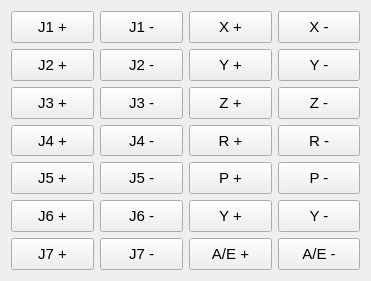
   <widget class="QWidget" name="layoutWidget">
    <property name="geometry">
     <rect>
      <x>130</x>
      <y>638</y>
      <width>371</width>
      <height>281</height>
     </rect>
    </property>
    <property name="font">
     <font>
      <family>Ubuntu</family>
      <pointsize>11</pointsize>
     </font>
    </property>
    <layout class="QHBoxLayout" name="horizontalLayout_8">
     <item>
      <layout class="QGridLayout" name="gridLayout_15">
       <item row="5" column="1">
        <widget class="QPushButton" name="pushButton_jog_j6_minus">
         <property name="sizePolicy">
          <sizepolicy hsizetype="Preferred" vsizetype="Preferred">
           <horstretch>0</horstretch>
           <verstretch>0</verstretch>
          </sizepolicy>
         </property>
         <property name="font">
          <font>
           <family>Ubuntu</family>
           <pointsize>11</pointsize>
          </font>
         </property>
         <property name="text">
          <string>J6 -</string>
         </property>
        </widget>
       </item>
       <item row="0" column="1">
        <widget class="QPushButton" name="pushButton_jog_j1_minus">
         <property name="sizePolicy">
          <sizepolicy hsizetype="Preferred" vsizetype="Preferred">
           <horstretch>0</horstretch>
           <verstretch>0</verstretch>
          </sizepolicy>
         </property>
         <property name="font">
          <font>
           <family>Ubuntu</family>
           <pointsize>11</pointsize>
          </font>
         </property>
         <property name="text">
          <string>J1 -</string>
         </property>
        </widget>
       </item>
       <item row="5" column="0">
        <widget class="QPushButton" name="pushButton_jog_j6_plus">
         <property name="sizePolicy">
          <sizepolicy hsizetype="Preferred" vsizetype="Preferred">
           <horstretch>0</horstretch>
           <verstretch>0</verstretch>
          </sizepolicy>
         </property>
         <property name="font">
          <font>
           <family>Ubuntu</family>
           <pointsize>11</pointsize>
          </font>
         </property>
         <property name="text">
          <string>J6 +</string>
         </property>
        </widget>
       </item>
       <item row="1" column="0">
        <widget class="QPushButton" name="pushButton_jog_j2_plus">
         <property name="sizePolicy">
          <sizepolicy hsizetype="Preferred" vsizetype="Preferred">
           <horstretch>0</horstretch>
           <verstretch>0</verstretch>
          </sizepolicy>
         </property>
         <property name="font">
          <font>
           <family>Ubuntu</family>
           <pointsize>11</pointsize>
          </font>
         </property>
         <property name="text">
          <string>J2 +</string>
         </property>
        </widget>
       </item>
       <item row="4" column="0">
        <widget class="QPushButton" name="pushButton_jog_j5_plus">
         <property name="sizePolicy">
          <sizepolicy hsizetype="Preferred" vsizetype="Preferred">
           <horstretch>0</horstretch>
           <verstretch>0</verstretch>
          </sizepolicy>
         </property>
         <property name="font">
          <font>
           <family>Ubuntu</family>
           <pointsize>11</pointsize>
          </font>
         </property>
         <property name="text">
          <string>J5 +</string>
         </property>
        </widget>
       </item>
       <item row="0" column="0">
        <widget class="QPushButton" name="pushButton_jog_j1_plus">
         <property name="sizePolicy">
          <sizepolicy hsizetype="Preferred" vsizetype="Preferred">
           <horstretch>0</horstretch>
           <verstretch>0</verstretch>
          </sizepolicy>
         </property>
         <property name="font">
          <font>
           <family>Ubuntu</family>
           <pointsize>11</pointsize>
          </font>
         </property>
         <property name="layoutDirection">
          <enum>Qt::LeftToRight</enum>
         </property>
         <property name="text">
          <string>J1 +</string>
         </property>
         <property name="autoDefault">
          <bool>false</bool>
         </property>
        </widget>
       </item>
       <item row="3" column="1">
        <widget class="QPushButton" name="pushButton_jog_j4_minus">
         <property name="enabled">
          <bool>true</bool>
         </property>
         <property name="sizePolicy">
          <sizepolicy hsizetype="Preferred" vsizetype="Preferred">
           <horstretch>0</horstretch>
           <verstretch>0</verstretch>
          </sizepolicy>
         </property>
         <property name="font">
          <font>
           <family>Ubuntu</family>
           <pointsize>11</pointsize>
          </font>
         </property>
         <property name="text">
          <string>J4 -</string>
         </property>
        </widget>
       </item>
       <item row="2" column="1">
        <widget class="QPushButton" name="pushButton_jog_j3_minus">
         <property name="enabled">
          <bool>true</bool>
         </property>
         <property name="sizePolicy">
          <sizepolicy hsizetype="Preferred" vsizetype="Preferred">
           <horstretch>0</horstretch>
           <verstretch>0</verstretch>
          </sizepolicy>
         </property>
         <property name="font">
          <font>
           <family>Ubuntu</family>
           <pointsize>11</pointsize>
          </font>
         </property>
         <property name="text">
          <string>J3 -</string>
         </property>
        </widget>
       </item>
       <item row="4" column="1">
        <widget class="QPushButton" name="pushButton_jog_j5_minus">
         <property name="sizePolicy">
          <sizepolicy hsizetype="Preferred" vsizetype="Preferred">
           <horstretch>0</horstretch>
           <verstretch>0</verstretch>
          </sizepolicy>
         </property>
         <property name="font">
          <font>
           <family>Ubuntu</family>
           <pointsize>11</pointsize>
          </font>
         </property>
         <property name="text">
          <string>J5 -</string>
         </property>
        </widget>
       </item>
       <item row="1" column="1">
        <widget class="QPushButton" name="pushButton_jog_j2_minus">
         <property name="enabled">
          <bool>true</bool>
         </property>
         <property name="sizePolicy">
          <sizepolicy hsizetype="Preferred" vsizetype="Preferred">
           <horstretch>0</horstretch>
           <verstretch>0</verstretch>
          </sizepolicy>
         </property>
         <property name="font">
          <font>
           <family>Ubuntu</family>
           <pointsize>11</pointsize>
          </font>
         </property>
         <property name="autoFillBackground">
          <bool>false</bool>
         </property>
         <property name="text">
          <string>J2 -</string>
         </property>
        </widget>
       </item>
       <item row="3" column="0">
        <widget class="QPushButton" name="pushButton_jog_j4_plus">
         <property name="sizePolicy">
          <sizepolicy hsizetype="Preferred" vsizetype="Preferred">
           <horstretch>0</horstretch>
           <verstretch>0</verstretch>
          </sizepolicy>
         </property>
         <property name="font">
          <font>
           <family>Ubuntu</family>
           <pointsize>11</pointsize>
          </font>
         </property>
         <property name="text">
          <string>J4 +</string>
         </property>
        </widget>
       </item>
       <item row="2" column="0">
        <widget class="QPushButton" name="pushButton_jog_j3_plus">
         <property name="sizePolicy">
          <sizepolicy hsizetype="Preferred" vsizetype="Preferred">
           <horstretch>0</horstretch>
           <verstretch>0</verstretch>
          </sizepolicy>
         </property>
         <property name="font">
          <font>
           <family>Ubuntu</family>
           <pointsize>11</pointsize>
          </font>
         </property>
         <property name="text">
          <string>J3 +</string>
         </property>
        </widget>
       </item>
       <item row="6" column="0">
        <widget class="QPushButton" name="pushButton_jog_j7_plus">
         <property name="sizePolicy">
          <sizepolicy hsizetype="Preferred" vsizetype="Preferred">
           <horstretch>0</horstretch>
           <verstretch>0</verstretch>
          </sizepolicy>
         </property>
         <property name="font">
          <font>
           <family>Ubuntu</family>
           <pointsize>11</pointsize>
          </font>
         </property>
         <property name="text">
          <string>J7 +</string>
         </property>
        </widget>
       </item>
       <item row="6" column="1">
        <widget class="QPushButton" name="pushButton_jog_j7_minus">
         <property name="sizePolicy">
          <sizepolicy hsizetype="Preferred" vsizetype="Preferred">
           <horstretch>0</horstretch>
           <verstretch>0</verstretch>
          </sizepolicy>
         </property>
         <property name="font">
          <font>
           <family>Ubuntu</family>
           <pointsize>11</pointsize>
          </font>
         </property>
         <property name="text">
          <string>J7 -</string>
         </property>
        </widget>
       </item>
      </layout>
     </item>
     <item>
      <layout class="QGridLayout" name="gridLayout_14">
       <item row="1" column="0">
        <widget class="QPushButton" name="pushButton_jog_x2_plus">
         <property name="sizePolicy">
          <sizepolicy hsizetype="Preferred" vsizetype="Preferred">
           <horstretch>0</horstretch>
           <verstretch>0</verstretch>
          </sizepolicy>
         </property>
         <property name="minimumSize">
          <size>
           <width>0</width>
           <height>25</height>
          </size>
         </property>
         <property name="font">
          <font>
           <family>Ubuntu</family>
           <pointsize>11</pointsize>
          </font>
         </property>
         <property name="text">
          <string>Y +</string>
         </property>
        </widget>
       </item>
       <item row="4" column="0">
        <widget class="QPushButton" name="pushButton_jog_x5_plus">
         <property name="sizePolicy">
          <sizepolicy hsizetype="Preferred" vsizetype="Preferred">
           <horstretch>0</horstretch>
           <verstretch>0</verstretch>
          </sizepolicy>
         </property>
         <property name="minimumSize">
          <size>
           <width>0</width>
           <height>25</height>
          </size>
         </property>
         <property name="font">
          <font>
           <family>Ubuntu</family>
           <pointsize>11</pointsize>
          </font>
         </property>
         <property name="text">
          <string>P +</string>
         </property>
        </widget>
       </item>
       <item row="4" column="1">
        <widget class="QPushButton" name="pushButton_jog_x5_minus">
         <property name="sizePolicy">
          <sizepolicy hsizetype="Preferred" vsizetype="Preferred">
           <horstretch>0</horstretch>
           <verstretch>0</verstretch>
          </sizepolicy>
         </property>
         <property name="minimumSize">
          <size>
           <width>0</width>
           <height>25</height>
          </size>
         </property>
         <property name="font">
          <font>
           <family>Ubuntu</family>
           <pointsize>11</pointsize>
          </font>
         </property>
         <property name="text">
          <string>P -</string>
         </property>
        </widget>
       </item>
       <item row="2" column="0">
        <widget class="QPushButton" name="pushButton_jog_x3_plus">
         <property name="sizePolicy">
          <sizepolicy hsizetype="Preferred" vsizetype="Preferred">
           <horstretch>0</horstretch>
           <verstretch>0</verstretch>
          </sizepolicy>
         </property>
         <property name="minimumSize">
          <size>
           <width>0</width>
           <height>25</height>
          </size>
         </property>
         <property name="font">
          <font>
           <family>Ubuntu</family>
           <pointsize>11</pointsize>
          </font>
         </property>
         <property name="text">
          <string>Z +</string>
         </property>
        </widget>
       </item>
       <item row="1" column="1">
        <widget class="QPushButton" name="pushButton_jog_x2_minus">
         <property name="enabled">
          <bool>true</bool>
         </property>
         <property name="sizePolicy">
          <sizepolicy hsizetype="Preferred" vsizetype="Preferred">
           <horstretch>0</horstretch>
           <verstretch>0</verstretch>
          </sizepolicy>
         </property>
         <property name="minimumSize">
          <size>
           <width>0</width>
           <height>25</height>
          </size>
         </property>
         <property name="font">
          <font>
           <family>Ubuntu</family>
           <pointsize>11</pointsize>
          </font>
         </property>
         <property name="autoFillBackground">
          <bool>false</bool>
         </property>
         <property name="text">
          <string>Y -</string>
         </property>
        </widget>
       </item>
       <item row="3" column="1">
        <widget class="QPushButton" name="pushButton_jog_x4_minus">
         <property name="enabled">
          <bool>true</bool>
         </property>
         <property name="sizePolicy">
          <sizepolicy hsizetype="Preferred" vsizetype="Preferred">
           <horstretch>0</horstretch>
           <verstretch>0</verstretch>
          </sizepolicy>
         </property>
         <property name="minimumSize">
          <size>
           <width>0</width>
           <height>25</height>
          </size>
         </property>
         <property name="font">
          <font>
           <family>Ubuntu</family>
           <pointsize>11</pointsize>
          </font>
         </property>
         <property name="text">
          <string>R -</string>
         </property>
        </widget>
       </item>
       <item row="2" column="1">
        <widget class="QPushButton" name="pushButton_jog_x3_minus">
         <property name="enabled">
          <bool>true</bool>
         </property>
         <property name="sizePolicy">
          <sizepolicy hsizetype="Preferred" vsizetype="Preferred">
           <horstretch>0</horstretch>
           <verstretch>0</verstretch>
          </sizepolicy>
         </property>
         <property name="minimumSize">
          <size>
           <width>0</width>
           <height>25</height>
          </size>
         </property>
         <property name="font">
          <font>
           <family>Ubuntu</family>
           <pointsize>11</pointsize>
          </font>
         </property>
         <property name="text">
          <string>Z -</string>
         </property>
        </widget>
       </item>
       <item row="5" column="1">
        <widget class="QPushButton" name="pushButton_jog_x6_minus">
         <property name="sizePolicy">
          <sizepolicy hsizetype="Preferred" vsizetype="Preferred">
           <horstretch>0</horstretch>
           <verstretch>0</verstretch>
          </sizepolicy>
         </property>
         <property name="minimumSize">
          <size>
           <width>0</width>
           <height>25</height>
          </size>
         </property>
         <property name="font">
          <font>
           <family>Ubuntu</family>
           <pointsize>11</pointsize>
          </font>
         </property>
         <property name="text">
          <string>Y -</string>
         </property>
        </widget>
       </item>
       <item row="0" column="0">
        <widget class="QPushButton" name="pushButton_jog_x1_plus">
         <property name="sizePolicy">
          <sizepolicy hsizetype="Preferred" vsizetype="Preferred">
           <horstretch>0</horstretch>
           <verstretch>0</verstretch>
          </sizepolicy>
         </property>
         <property name="minimumSize">
          <size>
           <width>0</width>
           <height>25</height>
          </size>
         </property>
         <property name="font">
          <font>
           <family>Ubuntu</family>
           <pointsize>11</pointsize>
          </font>
         </property>
         <property name="layoutDirection">
          <enum>Qt::LeftToRight</enum>
         </property>
         <property name="text">
          <string>X +</string>
         </property>
         <property name="autoDefault">
          <bool>false</bool>
         </property>
        </widget>
       </item>
       <item row="3" column="0">
        <widget class="QPushButton" name="pushButton_jog_x4_plus">
         <property name="sizePolicy">
          <sizepolicy hsizetype="Preferred" vsizetype="Preferred">
           <horstretch>0</horstretch>
           <verstretch>0</verstretch>
          </sizepolicy>
         </property>
         <property name="minimumSize">
          <size>
           <width>0</width>
           <height>25</height>
          </size>
         </property>
         <property name="font">
          <font>
           <family>Ubuntu</family>
           <pointsize>11</pointsize>
          </font>
         </property>
         <property name="text">
          <string>R +</string>
         </property>
        </widget>
       </item>
       <item row="0" column="1">
        <widget class="QPushButton" name="pushButton_jog_x1_minus">
         <property name="sizePolicy">
          <sizepolicy hsizetype="Preferred" vsizetype="Preferred">
           <horstretch>0</horstretch>
           <verstretch>0</verstretch>
          </sizepolicy>
         </property>
         <property name="minimumSize">
          <size>
           <width>0</width>
           <height>25</height>
          </size>
         </property>
         <property name="font">
          <font>
           <family>Ubuntu</family>
           <pointsize>11</pointsize>
          </font>
         </property>
         <property name="text">
          <string>X -</string>
         </property>
        </widget>
       </item>
       <item row="5" column="0">
        <widget class="QPushButton" name="pushButton_jog_x6_plus">
         <property name="sizePolicy">
          <sizepolicy hsizetype="Preferred" vsizetype="Preferred">
           <horstretch>0</horstretch>
           <verstretch>0</verstretch>
          </sizepolicy>
         </property>
         <property name="minimumSize">
          <size>
           <width>0</width>
           <height>25</height>
          </size>
         </property>
         <property name="font">
          <font>
           <family>Ubuntu</family>
           <pointsize>11</pointsize>
          </font>
         </property>
         <property name="text">
          <string>Y +</string>
         </property>
        </widget>
       </item>
       <item row="6" column="0">
        <widget class="QPushButton" name="pushButton_jog_x7_plus">
         <property name="sizePolicy">
          <sizepolicy hsizetype="Preferred" vsizetype="Preferred">
           <horstretch>0</horstretch>
           <verstretch>0</verstretch>
          </sizepolicy>
         </property>
         <property name="minimumSize">
          <size>
           <width>0</width>
           <height>25</height>
          </size>
         </property>
         <property name="font">
          <font>
           <family>Ubuntu</family>
           <pointsize>11</pointsize>
          </font>
         </property>
         <property name="text">
          <string>A/E +</string>
         </property>
        </widget>
       </item>
       <item row="6" column="1">
        <widget class="QPushButton" name="pushButton_jog_x7_minus">
         <property name="sizePolicy">
          <sizepolicy hsizetype="Preferred" vsizetype="Preferred">
           <horstretch>0</horstretch>
           <verstretch>0</verstretch>
          </sizepolicy>
         </property>
         <property name="minimumSize">
          <size>
           <width>0</width>
           <height>25</height>
          </size>
         </property>
         <property name="font">
          <font>
           <family>Ubuntu</family>
           <pointsize>11</pointsize>
          </font>
         </property>
         <property name="text">
          <string>A/E -</string>
         </property>
         <property name="checkable">
          <bool>false</bool>
         </property>
         <property name="checked">
          <bool>false</bool>
         </property>
        </widget>
       </item>
      </layout>
     </item>
    </layout>
   </widget>
